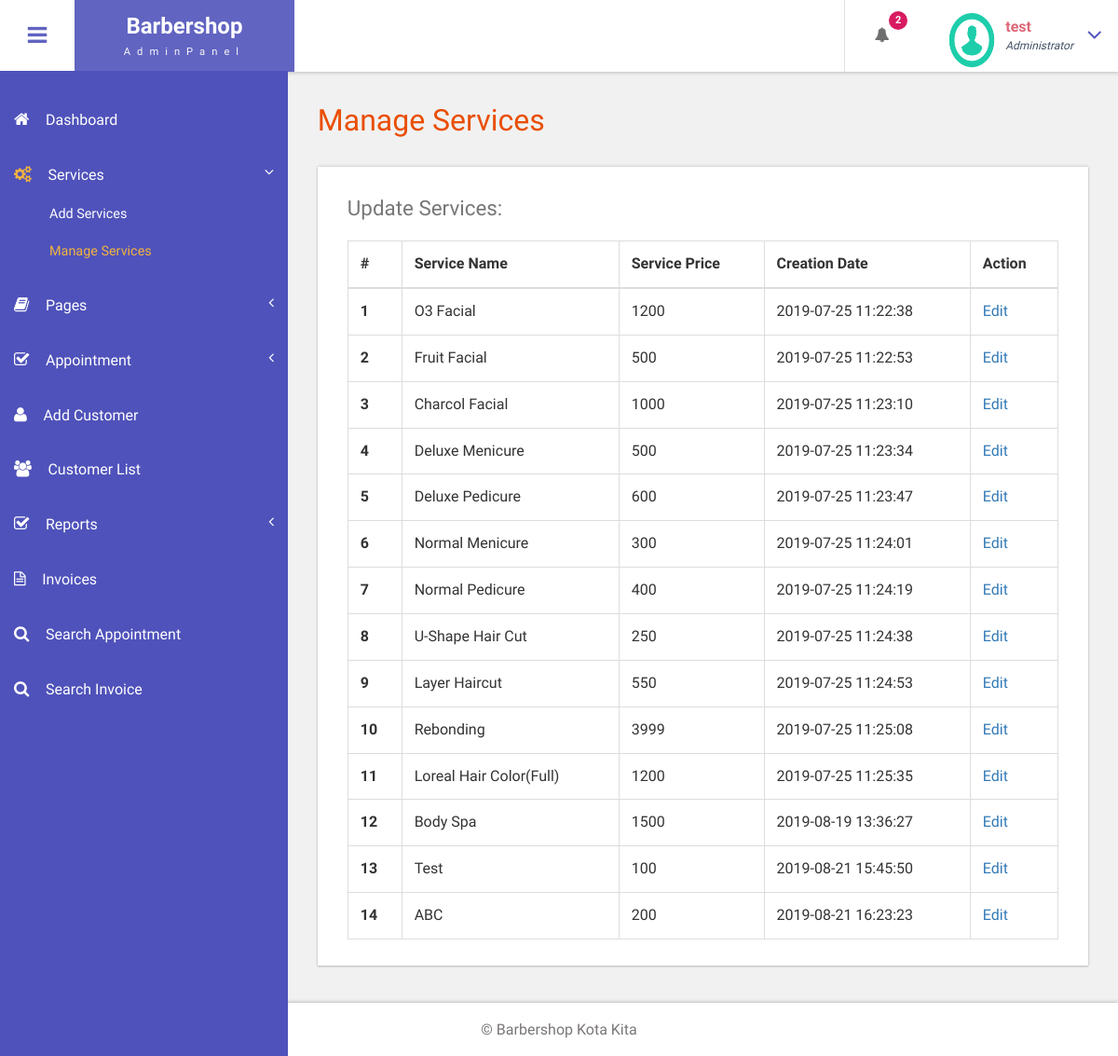
Before: /bpms/admin/manage-services.php (signed in) with the older database file.
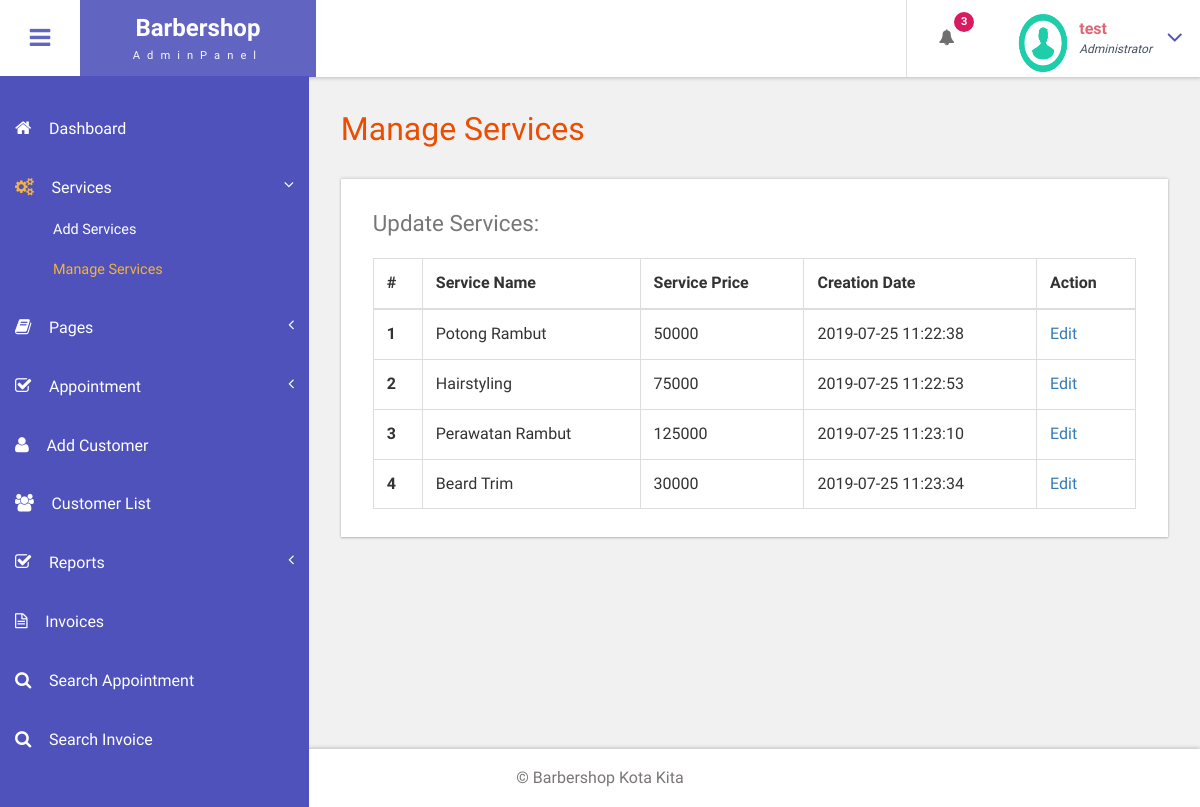
After: the same page with the newer database file.
### tables this page shows
CREATE TABLE `tblservices` (
  `ID` int(10) NOT NULL,
  `ServiceName` varchar(200) DEFAULT NULL,
  `Cost` int(10) DEFAULT NULL,
  `CreationDate` timestamp NULL DEFAULT current_timestamp()
);

### bpms/admin/manage-services.php (the view, shortened to what this page needs)
<?php
include('includes/dbconnection.php');
if (strlen($_SESSION['bpmsaid']==0)) {
  header('location:logout.php');
  } else{
  ?>
<!DOCTYPE HTML>
<html>
<head>
<link href="css/bootstrap.css" rel='stylesheet' type='text/css' />
<link href="css/style.css" rel='stylesheet' type='text/css' />
<link href="css/font-awesome.css" rel="stylesheet">
<link href="css/animate.css" rel="stylesheet" type="text/css" media="all">
<link href="css/custom.css" rel="stylesheet">
</head>
<body class="cbp-spmenu-push">
	<div class="main-content">
		 <?php include_once('includes/sidebar.php');?>
		 <?php include_once('includes/header.php');?>
		<div id="page-wrapper">
			<div class="main-page">
				<div class="tables">
					<h3 class="title1">Manage Services</h3>
					<div class="table-responsive bs-example widget-shadow">
						<h4>Update Services:</h4>
						<table class="table table-bordered"> <thead> <tr> <th>#</th> <th>Service Name</th> <th>Service Price</th> <th>Creation Date</th><th>Action</th> </tr> </thead> <tbody>
<?php
$ret=mysqli_query($con,"select *from  tblservices");
$cnt=1;
while ($row=mysqli_fetch_array($ret)) {
?>
						 <tr> <th scope="row"><?php echo $cnt;?></th> <td><?php  echo $row['ServiceName'];?></td> <td><?php  echo $row['Cost'];?></td><td><?php  echo $row['CreationDate'];?></td> <td><a href="edit-services.php?editid=<?php echo $row['ID'];?>">Edit</a></td> </tr>   <?php
$cnt=$cnt+1;
}?></tbody> </table>
					</div>
				</div>
			</div>
		</div>
		 <?php include_once('includes/footer.php');?>
	</div>
</body>
</html>
<?php }  ?>

### bpms/admin/includes/sidebar.php (shortened to what this page needs)
<div class=" sidebar" role="navigation">
          <div class="navbar-collapse">
      <nav class="cbp-spmenu cbp-spmenu-vertical cbp-spmenu-left" id="cbp-spmenu-s1">
        <ul class="nav" id="side-menu">
          <li>
            <a href="dashboard.php"><i class="fa fa-home nav_icon"></i>Dashboard</a>
          </li>
          <li>
            <a href="add-services.php"><i class="fa fa-cogs nav_icon"></i>Services<span class="fa arrow"></span> </a>
            <ul class="nav nav-second-level collapse">
              <li>
                <a href="add-services.php">Add Services</a>
              </li>
              <li>
                <a href="manage-services.php">Manage Services</a>
              </li>
            </ul>
          </li>
          <li class="">
            <a href="about-us.php"><i class="fa fa-book nav_icon"></i>Pages <span class="fa arrow"></span></a>
          </li>
          <li>
            <a href="all-appointment.php"><i class="fa fa-check-square-o nav_icon"></i>Appointment<span class="fa arrow"></span></a>
          </li>
          <li>
            <a href="add-customer.php" class="chart-nav"><i class="fa fa-user nav_icon"></i>Add Customer</a>
          </li>
           <li>
            <a href="customer-list.php" class="chart-nav"><i class="fa fa-users nav_icon"></i>Customer List</a>
          </li>
            <li>
            <a href="#"><i class="fa fa-check-square-o nav_icon"></i>Reports<span class="fa arrow"></span></a>
          </li>
  <li>
            <a href="invoices.php" class="chart-nav"><i class="fa fa-file-text-o nav_icon"></i>Invoices</a>
          </li>
          <li>
            <a href="search-appointment.php" class="chart-nav"><i class="fa fa-search nav_icon"></i>Search Appointment</a>
          </li>
          <li>
            <a href="search-invoices.php" class="chart-nav"><i class="fa fa-search nav_icon"></i>Search Invoice</a>
          </li>
        </ul>
      </nav>
    </div>
  </div>

### bpms/admin/includes/header.php (shortened to what this page needs)
<div class="sticky-header header-section ">
      <div class="header-left">
        <button id="showLeftPush"><i class="fa fa-bars"></i></button>
        <div class="logo">
          <a href="index.html">
            <h1>Barbershop</h1>
            <span>AdminPanel</span>
          </a>
        </div>
      </div>
      <div class="header-right">
        <div class="profile_details_left">
          <ul class="nofitications-dropdown">
            <?php
$ret1=mysqli_query($con,"select ID,Name from  tblappointment where Status=''");
$num=mysqli_num_rows($ret1);
?>
            <li class="dropdown head-dpdn">
              <a href="#" class="dropdown-toggle" data-toggle="dropdown" aria-expanded="false"><i class="fa fa-bell"></i><span class="badge blue"><?php echo $num;?></span></a>
            </li>
          </ul>
          <div class="clearfix"> </div>
        </div>
        <div class="profile_details">
        <?php
$adid=$_SESSION['bpmsaid'];
$ret=mysqli_query($con,"select AdminName from tbladmin where ID='$adid'");
$row=mysqli_fetch_array($ret);
$name=$row['AdminName'];
?>
          <ul>
            <li class="dropdown profile_details_drop">
              <a href="#" class="dropdown-toggle" data-toggle="dropdown" aria-expanded="false">
                <div class="profile_img">
                  <span class="prfil-img"><img src="images/download (1).png" alt="" width="50" height="60"> </span>
                  <div class="user-name">
                    <p><?php echo $name; ?></p>
                    <span>Administrator</span>
                  </div>
                  <i class="fa fa-angle-down lnr"></i>
                  <div class="clearfix"></div>
                </div>
              </a>
            </li>
          </ul>
        </div>
      </div>
      <div class="clearfix"> </div>
    </div>

### bpms/admin/includes/footer.php
<div class="footer">
   <p>&copy; Barbershop Kota Kita</p>
</div>

### bpms/admin/css/custom.css (style rules this page uses)
#page-wrapper { padding:7em 2em 2.5em; background-color: #F1F1F1; }
.sidebar .arrow { float: right; }
.sidebar .fa.arrow:before { content: "\f104"; }
.sidebar .active>a>.fa.arrow:before { content: "\f107"; }
.sidebar .nav-second-level li, .sidebar .nav-third-level li { border-bottom: 0!important; margin-bottom: 0; }
.sidebar .nav-second-level li a { padding-left: 53px; font-size: .9em; }

Changed rows visible on the page:
removed tblservices: ServiceName "Deluxe Pedicure", Cost "600", CreationDate "2019-07-25 11:23:47"
removed tblservices: ServiceName "Normal Menicure", Cost "300", CreationDate "2019-07-25 11:24:01"
removed tblservices: ServiceName "Normal Pedicure", Cost "400", CreationDate "2019-07-25 11:24:19"
removed tblservices: ServiceName "U-Shape Hair Cut", Cost "250", CreationDate "2019-07-25 11:24:38"
removed tblservices: ServiceName "Layer Haircut", Cost "550", CreationDate "2019-07-25 11:24:53"
removed tblservices: ServiceName "Rebonding", Cost "3999", CreationDate "2019-07-25 11:25:08"
removed tblservices: ServiceName "Loreal Hair Color(Full)", Cost "1200", CreationDate "2019-07-25 11:25:35"
removed tblservices: ServiceName "Body Spa", Cost "1500", CreationDate "2019-08-19 13:36:27"
removed tblservices: ServiceName "Test", Cost "100", CreationDate "2019-08-21 15:45:50"
removed tblservices: ServiceName "ABC", Cost "200", CreationDate "2019-08-21 16:23:23"
changed tblservices: ServiceName "O3 Facial" → "Potong Rambut"; Cost "1200" → "50000"
changed tblservices: ServiceName "Fruit Facial" → "Hairstyling"; Cost "500" → "75000"
changed tblservices: ServiceName "Charcol Facial" → "Perawatan Rambut"; Cost "1000" → "125000"
changed tblservices: ServiceName "Deluxe Menicure" → "Beard Trim"; Cost "500" → "30000"
Other visible differences:
$num: "2" → "3"
